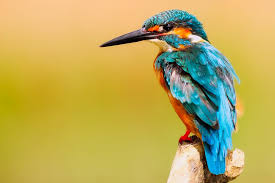
%> input picture Digital_Image_Processing-main/Lab 2/2.jpg, 275 x 183 px
$ octave Task4.m   (GNU Octave 9; MATLAB toolbox functions it lacks are replaced by stand-ins)
%> lines starting %> are read from the running program, lines starting %| are printed output that depends on the picture; in (x1, y1, x2, y2) boxes, pixels count from 0 and x2, y2 are one past the last pixel; in counts of white or black regions, pixels touching at a corner belong together; the program's own positions count from 1
img_color = imread('2.jpg');
%> img_color is the input picture: size 183x275x3 uint8; mean R, G, B 189.2, 171.6, 90.1
img_gray = rgb2gray(img_color);
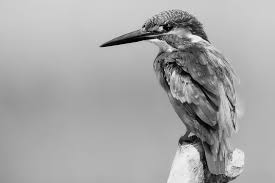
%> img_gray: size 183x275 uint8; min 0, max 250, mean 167.6
figure
subplot(121),
imshow(img_gray);

[rows, cols] = size(img_gray);
%> rows = 183; cols = 275
noOfDesiredIntensityLevels = 2;
step = ceil(255/(noOfDesiredIntensityLevels - 1));

new_img = ceil(img_gray./step)*step;
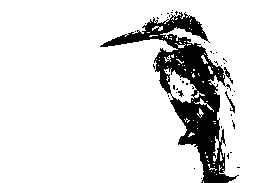
%> new_img: size 183x275 uint8; 87.7% white; 45 black regions (41 under 20 px), largest, box (x1, y1, x2, y2) and area: (100, 12, 239, 183) 5986, (225, 91, 235, 113) 50, (224, 67, 233, 84) 42, (178, 90, 184, 97) 20

subplot(122),
imshow(new_img);


% optional code to show the levels
allSteps = 0;
currStep = 0;
while(currStep < 255)
    currStep = currStep + step;
    allSteps = [allSteps currStep];
end

allSteps

$ run again, with Digital_Image_Processing-main/Lab 2/Lab2 Practice.jpg copied over Digital_Image_Processing-main/Lab 2/2.jpg
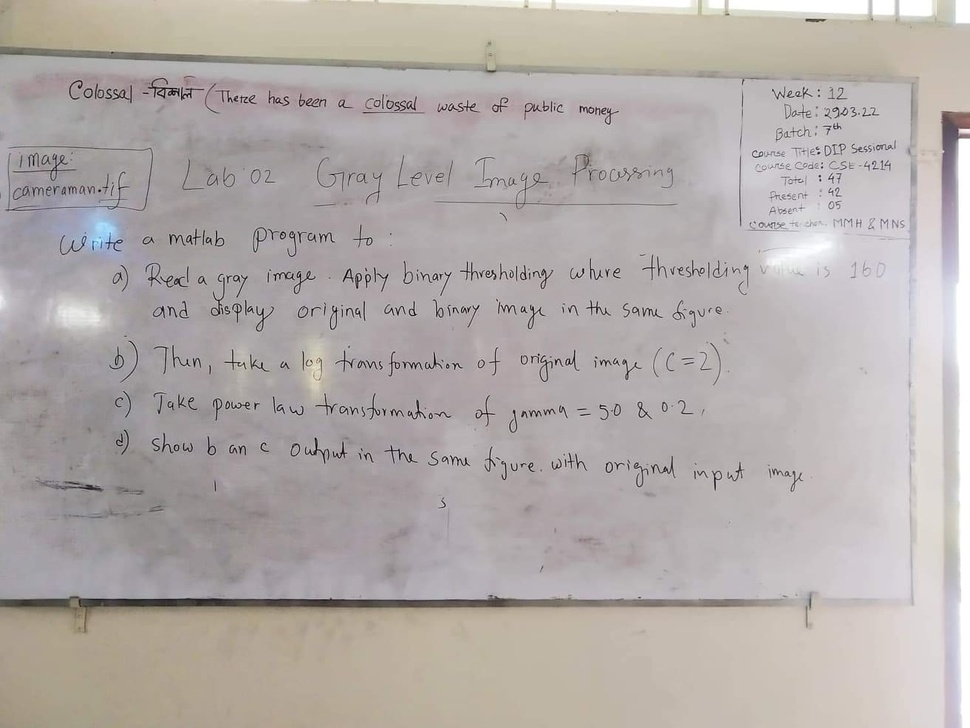
%> input picture Digital_Image_Processing-main/Lab 2/Lab2 Practice.jpg, 970 x 728 px, shrunk from 1313 x 985 before the run
%> img_color is the input picture: size 728x970x3 uint8; mean R, G, B 178.9, 172.3, 169.9
%> `img_gray = rgb2gray(img_color);`:
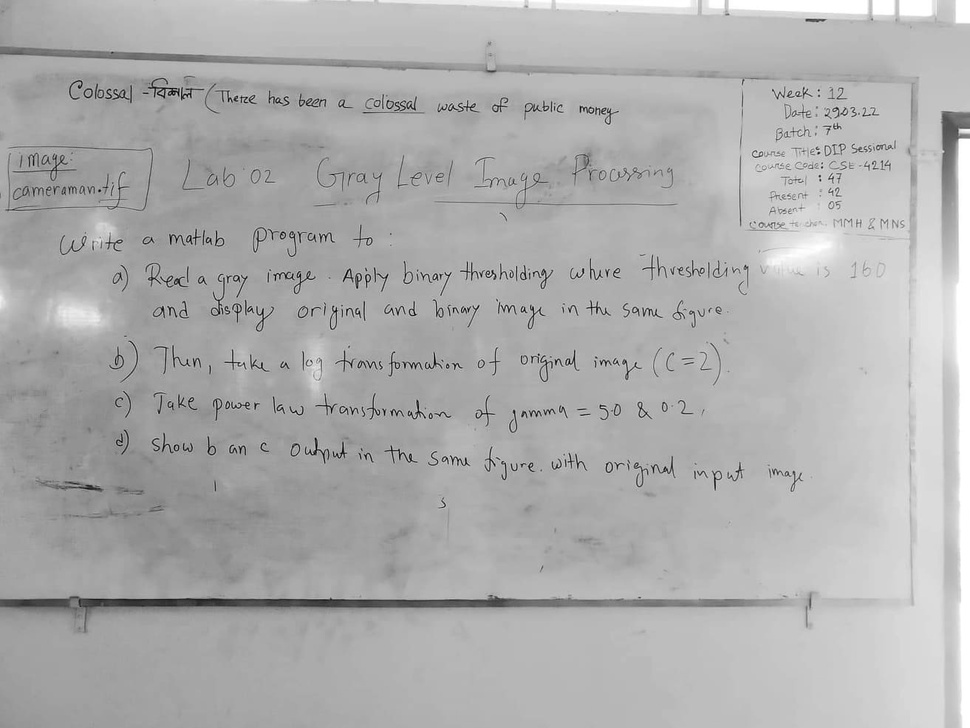
%> img_gray: size 728x970 uint8; min 1, max 255, mean 174
%> `new_img = ceil(img_gray./step)*step;`:
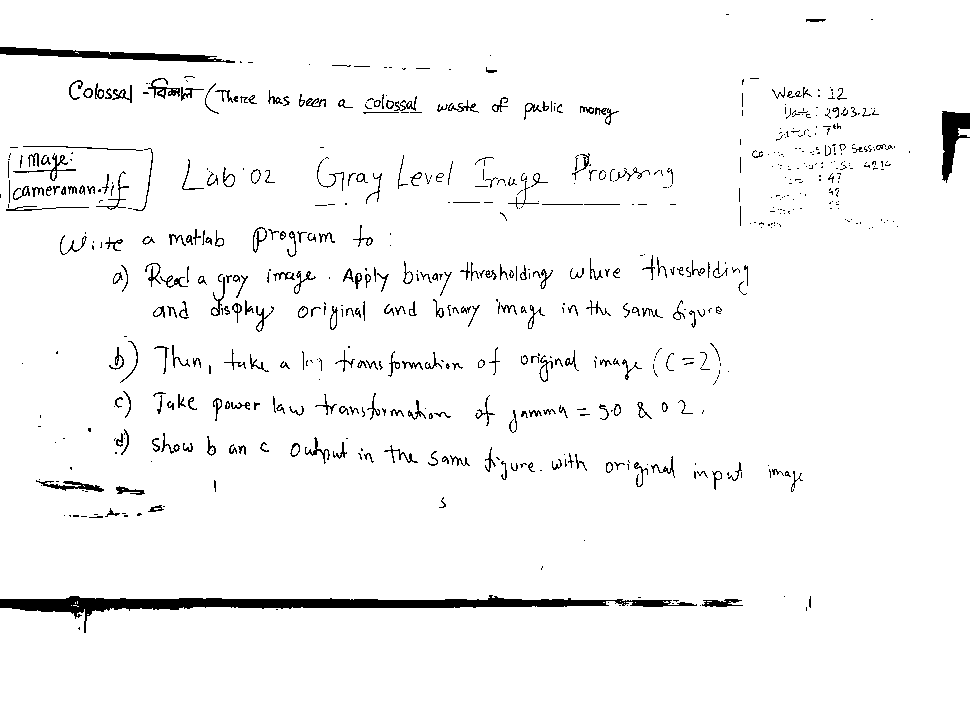
%> new_img: size 728x970 uint8; 96.5% white; 665 black regions (382 under 20 px), largest, box (x1, y1, x2, y2) and area: (0, 595, 697, 633) 6065, (0, 47, 235, 63) 1492, (942, 111, 970, 183) 1075
